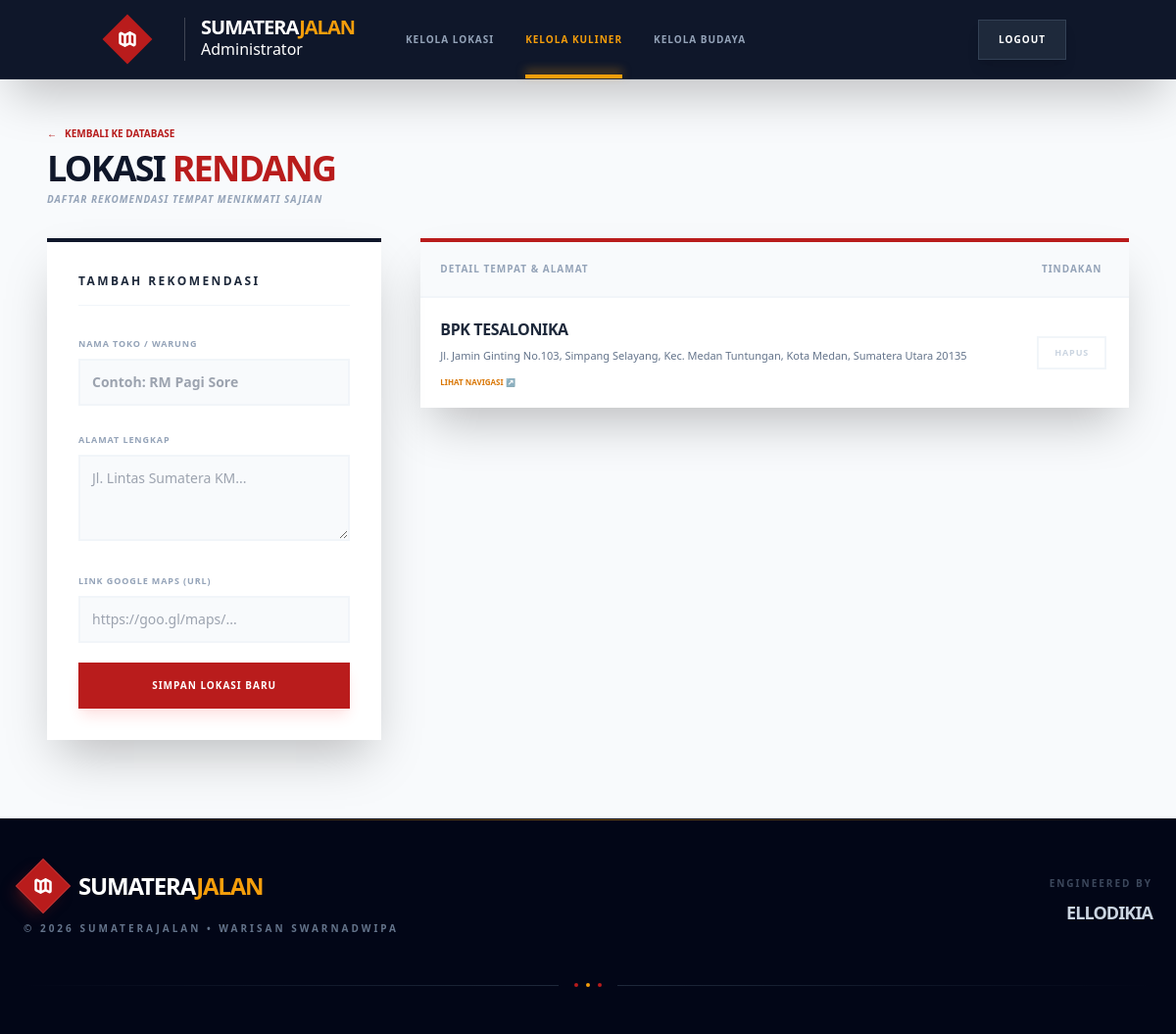
The app's page /admin/kuliner_tempat.php?kuliner_id=1 with its own data.
### tables this page shows
CREATE TABLE `kuliner` (
  `id` int(11) NOT NULL,
  `nama_kuliner` varchar(100) NOT NULL,
  `asal_provinsi_id` int(11) DEFAULT NULL,
  `deskripsi` text DEFAULT NULL,
  `foto` varchar(255) DEFAULT NULL,
  `kategori_kuliner` enum('Makanan Berat','Camilan','Minuman') DEFAULT 'Makanan Berat',
  `status_halal` enum('Halal','Non-Halal') DEFAULT 'Halal'
);

CREATE TABLE `kuliner_tempat` (
  `id` int(11) NOT NULL,
  `kuliner_id` int(11) DEFAULT NULL,
  `nama_toko` varchar(255) DEFAULT NULL,
  `alamat` text DEFAULT NULL,
  `link_maps` text DEFAULT NULL
);

### admin/kuliner_tempat.php (the view, shortened to what this page needs)
<?php
require_once '../config/database.php';
$kuliner_id = (int)$_GET['kuliner_id'];
$stmt_k = $pdo->prepare("SELECT nama_kuliner FROM kuliner WHERE id = ?");
$stmt_k->execute([$kuliner_id]);
$kuliner = $stmt_k->fetch();
$stmt_t = $pdo->prepare("SELECT * FROM kuliner_tempat WHERE kuliner_id = ? ORDER BY id DESC");
$stmt_t->execute([$kuliner_id]);
$daftar_tempat = $stmt_t->fetchAll();
?>
<!DOCTYPE html>
<html lang="id">
<head>
    <script src="https://cdn.tailwindcss.com"></script>
</head>
<body class="bg-slate-50 ">
    <?php include '../includes/admin_nav.php'; ?>
    <main class="container mx-auto px-4 md:px-6 max-w-6xl">
        <div class="mt-8 md:mt-12 mb-8 flex flex-col md:flex-row justify-between items-start md:items-center gap-4">
            <div>
                <a href="kuliner_kelola.php" class="text-[10px] font-black uppercase text-red-700 hover:text-slate-900 transition flex items-center gap-2">
                    <span>←</span> Kembali ke Database
                </a>
                <h2 class="text-3xl md:text-4xl font-black uppercase tracking-tighter text-slate-900 mt-2">
                    Lokasi <span class="text-red-700"><?= htmlspecialchars($kuliner['nama_kuliner']) ?></span>
                </h2>
                <p class="text-[10px] font-bold text-slate-400 uppercase tracking-widest mt-1 italic">Daftar Rekomendasi Tempat Menikmati Sajian</p>
            </div>
        </div>
        <div class="grid grid-cols-1 lg:grid-cols-12 gap-8 md:gap-10">
            <div class="lg:col-span-4">
                <div class="bg-white p-6 md:p-8 shadow-2xl border-t-4 border-slate-900 sticky top-10">
                    <h3 class="text-xs font-black uppercase tracking-[0.2em] mb-6 text-slate-800 border-b pb-4 border-slate-100">Tambah Rekomendasi</h3>
                    <form action="" method="POST" class="space-y-5">
                        <div class="space-y-1.5">
                            <label class="text-[9px] font-black uppercase tracking-widest text-slate-400">Nama Toko / Warung</label>
                            <input type="text" name="nama_toko" required
                                   class="w-full p-3 bg-slate-50 border-2 border-slate-100 outline-none focus:border-red-700 font-bold text-sm transition"
                                   placeholder="Contoh: RM Pagi Sore">
                        </div>
                        <div class="space-y-1.5">
                            <label class="text-[9px] font-black uppercase tracking-widest text-slate-400">Alamat Lengkap</label>
                            <textarea name="alamat" rows="3" required
                                      class="w-full p-3 bg-slate-50 border-2 border-slate-100 outline-none focus:border-red-700 text-sm transition"
                                      placeholder="Jl. Lintas Sumatera KM..."></textarea>
                        </div>
                        <div class="space-y-1.5">
                            <label class="text-[9px] font-black uppercase tracking-widest text-slate-400">Link Google Maps (URL)</label>
                            <input type="url" name="link_maps"
                                   class="w-full p-3 bg-slate-50 border-2 border-slate-100 outline-none focus:border-red-700 text-sm transition"
                                   placeholder="https://goo.gl/maps/...">
                        </div>
                        <button type="submit" class="w-full bg-red-700 text-white py-4 font-black uppercase tracking-widest text-[10px] hover:bg-slate-900 transition shadow-lg shadow-red-100 mt-2">
                            Simpan Lokasi Baru
                        </button>
                    </form>
                </div>
            </div>
            <div class="lg:col-span-8">
                <div class="bg-white shadow-2xl overflow-hidden border-t-4 border-red-700">
                    <div class="overflow-x-auto">
                        <table class="w-full text-left border-collapse">
                            <thead>
                                <tr class="bg-slate-50 border-b-2 border-slate-100">
                                    <th class="p-5 text-[10px] font-black uppercase text-slate-400 tracking-widest">Detail Tempat & Alamat</th>
                                    <th class="p-5 text-[10px] font-black uppercase text-slate-400 tracking-widest text-center">Tindakan</th>
                                </tr>
                            </thead>
                            <tbody class="divide-y divide-slate-100">
                                <?php foreach ($daftar_tempat as $t): ?>
                                <tr class="hover:bg-slate-50/80 transition group">
                                    <td class="p-5">
                                        <div class="flex flex-col">
                                            <h4 class="font-black text-slate-800 uppercase text-base tracking-tight group-hover:text-red-700 transition">
                                                <?= htmlspecialchars($t['nama_toko']) ?>
                                            </h4>
                                            <p class="text-[11px] text-slate-500 mt-1.5 leading-relaxed font-medium">
                                                <?= htmlspecialchars($t['alamat']) ?>
                                            </p>
                                            <?php if($t['link_maps']): ?>
                                                <a href="<?= htmlspecialchars($t['link_maps']) ?>" target="_blank"
                                                   class="text-[8px] text-amber-600 font-black uppercase mt-3 flex items-center gap-1 hover:text-slate-900 transition">
                                                    Lihat Navigasi ↗
                                                </a>
                                            <?php endif; ?>
                                        </div>
                                    </td>
                                    <td class="p-5 text-center">
                                        <a href="?kuliner_id=<?= $kuliner_id ?>&hapus=<?= $t['id'] ?>"
                                           onclick="return confirm('Hapus rekomendasi lokasi ini?')"
                                           class="inline-block border-2 border-slate-100 text-slate-300 hover:border-red-700 hover:text-red-700 transition px-4 py-2 font-black text-[9px] uppercase tracking-widest bg-white">
                                            Hapus
                                        </a>
                                    </td>
                                </tr>
                                <?php endforeach; ?>
                            </tbody>
                        </table>
                    </div>
                </div>
            </div>
        </div>
    </main>
    <?php include '../includes/footer.php'; ?>
</body>
</html>

### records on screen
kuliner: nama_kuliner "RENDANG"
kuliner_tempat: nama_toko "BPK TESALONIKA", alamat "Jl. Jamin Ginting No.103, Simpang Selayang, Kec. Medan Tuntungan, Kota Medan, Sumatera Utara 20135"

### other values on screen
$item[2] "KELOLA LOKASI"
$item[2] "KELOLA KULINER"
$item[2] "KELOLA BUDAYA"
